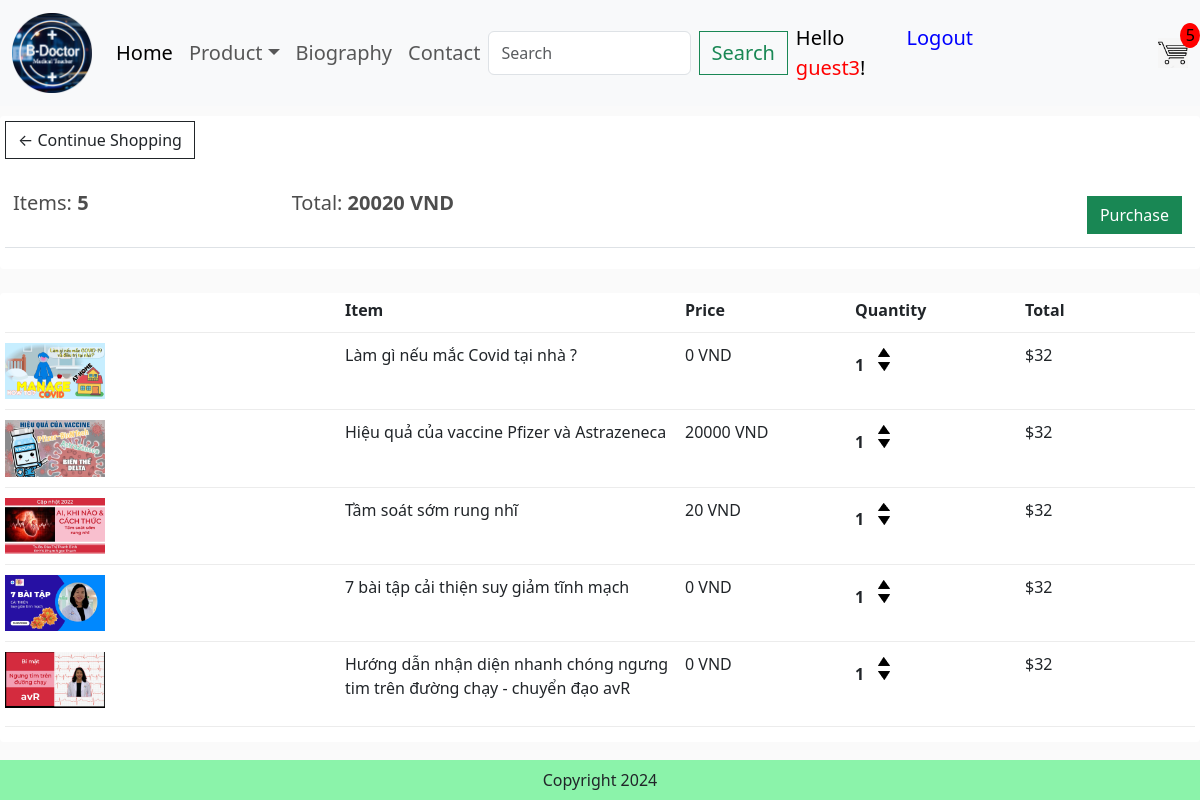
The page /cart/ (signed in) on the database its author committed.
### app/models.py (models this page shows, shortened)
class Order(models.Model):
    customer = models.ForeignKey(User,on_delete=models.SET_NULL,blank=True,null=True)
    date_order = models.DateTimeField(auto_now=True)
    complete = models.BooleanField(default=False, null=True, blank=False)
    transaction_id = models.CharField(max_length=200,null=True)
    @property
    def get_cart_items(self):
        orderitems = self.orderitem_set.all()
        total = sum([item.quantity for item in orderitems])
        return total
    @property
    def get_cart_total(self):
        orderitems = self.orderitem_set.all()
        total = sum([item.get_total for item in orderitems])
        return total

class OrderItem(models.Model):
    product = models.ForeignKey(Product,on_delete=models.SET_NULL,blank=True,null=True)
    order = models.ForeignKey(Order,on_delete=models.SET_NULL,blank=True,null=True)
    quantity = models.IntegerField(default=0,null=True,blank=True)
    date_added = models.DateTimeField(auto_now_add=True)
    @property
    def get_total(self):
        total=self.product.price * self.quantity
        return total

class Product(models.Model):
    category = models.ManyToManyField(Category,related_name='product')
    name = models.CharField(max_length=200,null=True)
    price = models.FloatField()
    digital = models.BooleanField(default=False, null=True, blank=False)
    video = models.FileField(upload_to='',blank=True, null=True)
    poster = models.ImageField(upload_to='videos_uploaded/thumbnails/', blank=True, null=True)  # Thêm trường ảnh thumbnail
    @property
    def PosterURL(self):
        try:
            url=self.poster.url
        except:
            url=''
        return url

### app/views.py (the view)
# urls.py: path('cart/', views.cart, name='cart'),
def cart(request):
    if request.user.is_authenticated:
        customer = request.user
        order, created = Order.objects.get_or_create(customer=customer,complete=False)
        items = order.orderitem_set.all()
        cartItems = order.get_cart_items
        user_not_login = "hidden"
        user_login= "show"
    else:
        items=[]
        order={'get_cart_items':0,'get_cart_total':0}
        cartItems = order['get_cart_items']
        user_login = "hidden"
        user_not_login= "show"
    categories = Category.objects.filter(is_sub = False)
    context={'items':items,'order':order,'cartItems':cartItems,"user_not_login":user_not_login,"user_login":user_login,'categories':categories}
    return render(request,'app/cart.html',context)

### app/templates/app/cart.html
{% extends 'app/base.html' %}
{% load static %}
{% block cart_content %}
<div class="row">
	<div class="col-lg-12">
		<div class="box-element">
			<a  class="btn btn-outline-dark" href="{% url 'home' %}">&#x2190; Continue Shopping</a>
			<br>
			<br>
			<table class="table">
				<tr>
					<th><h5>Items: <strong>{{order.get_cart_items}}</strong></h5></th>
					<th><h5>Total:<strong> {{order.get_cart_total|floatformat:0}} VND</strong></h5></th>
					<th>
						<a  style="float:right; margin:5px;" class="btn btn-success" href="{% url 'checkout' %}">Purchase</a>
					</th>
				</tr>
			</table>
		</div>
		<br>
		<div class="box-element">
			<div class="cart-row">
				<div style="flex:2"></div>
				<div style="flex:2"><strong>Item</strong></div>
				<div style="flex:1"><strong>Price</strong></div>
				<div style="flex:1"><strong>Quantity</strong></div>
				<div style="flex:1"><strong>Total</strong></div>
			</div>
			{% for item in items %}
			<div class="cart-row">
				<div style="flex:2"><img class="row-image" src="{{item.product.PosterURL}}"></div>
				<div style="flex:2"><p>{{item.product.name}}</p></div>
				<div style="flex:1"><p>{{item.product.price|floatformat:0}} VND</p></div>
				<div style="flex:1">
					<p class="quantity">{{item.quantity}}</p>
					<div class="quantity">
						<img data-product = {{item.product.id}} data-action = 'add' class="chg-quantity update-cart" src="{% static  'app/images/arrow-up.png' %}">
						<img data-product = {{item.product.id}} data-action = 'remove' class="chg-quantity update-cart" src="{% static  'app/images/arrow-down.png' %}">
					</div>
				</div>
				<div style="flex:1"><p>$32</p></div>
			</div>
			{% endfor %}
		</div>
	</div>
</div>
{% endblock cart_content %}

### app/templates/app/base.html (shortened to what this page needs)
{% load static %}
<!DOCTYPE html>
<html>
    <head>
        <link href="https://cdn.jsdelivr.net/npm/bootstrap@5.3.3/dist/css/bootstrap.min.css" rel="stylesheet">
        <link href-"{% static 'app/css/style.css' %}" ref='stylesheet' />
        <link href-"{% static 'app/css/owl.carousel.min.css' %}" ref='stylesheet' />
        <link href-"{% static 'app/css/all.min.css' %}" ref='stylesheet' />
        <link rel="stylesheet" type="text/css" href="{%static 'app/css/main.css' %}">
        <link rel="stylesheet" href="">
    </head>
    <body>
        <nav class="navbar navbar-expand-lg bg-body-tertiary">
            <div class="container-fluid">
              <a class="navbar-brand" href="#">
                <img src=" {% static 'app/images/LOGO.png' %}" with="80" height ='80' />
              </a>
              <div class="collapse navbar-collapse" id="navbarSupportedContent">
                <ul class="navbar-nav me-auto mb-2 mb-lg-0">
                  <li class="nav-item">
                    <a class="nav-link active" aria-current="page" href="{%url 'home'%}" style="font-size: 20px;">Home</a>
                  </li>
                  <li class="nav-item dropdown">
                    <a class="nav-link dropdown-toggle" href="#" role="button" data-bs-toggle="dropdown" aria-expanded="false" style="font-size: 20px;">Product</a>
                  </li>
                  <li class="nav-item">
                    <a class="nav-link" href="{%url 'biography'%}" style="font-size: 20px;">Biography</a>
                  </li>
                  <li class="nav-item">
                    <a class="nav-link" href="{%url 'contact' %}"style="font-size: 20px;">Contact</a>
                  </li>
                </ul>
                <form class="d-flex" role="search" method = POST action = "{% url 'search' %}">
                  <input class="form-control me-2" type="search" placeholder="Search" aria-label="Search" name = "searched">
                  <button class="btn btn-outline-success" type="submit" style="font-size: 20px;">Search</button>
                </form>
              </div>
              <ul class="navbar-nav me-auto mb-2 mb-lg-0">
                  <li class="nav-item" style= "visibility: {{user_login}}">
                    <a class="nav-link" href="{%url 'login'%}" style="font-size: 20px; color:black">
                      <span> Hello <span style="color: red;">{{ request.user }}<span style="color: black;">!</span></span></span>
                    </a>
                  </li>
                  <li class="nav-item" style= "visibility: {{user_login}}">
                    <a class="nav-link" href="{%url 'logout' %}" style="font-size: 20px; color:blue">Logout</a>
                  </li>
              </ul>
              <div class="cart-container" style="position: relative; display: inline-block;">
                <a href="{% url 'cart' %}">
                    <img id="cart-icon" src="{% static 'app/images/cartlogo.jfif' %}" style="width: 30px; height: 30px;">
                </a>
                <p style="position: absolute; top: -15px; left: 105%; transform: translateX(-50%); font-size: 16px; margin: 0; color: black;" id='cart-total'>{{cartItems}}</p>
              </div>
            </div>
          </nav>
          {% block cart_content %}{% endblock cart_content %}
          <footer class="container--fluid text-center fixed-bottom p-2 mt-5" style="background-color:rgb(139, 243, 170);">
            Copyright 2024
          </footer>
    </body>
</html>

### app/static/app/css/main.css (style rules this page uses)
body { background-color: hsl(0, 0%, 98%); }
h1,h2,h3,h4,h5,h6 { color:hsl(0, 0%, 30%); }
.box-element { box-shadow:hsl(0, 0%, 80%) 0 0 16x; background-color: #fff; border-radius: 4px; padding: 5px; }
#cart-icon { width:25px; display: inline-block; margin-left: 15px; }
#cart-total { display: block; text-align: center; color:#fff; background-color: red; width: 20px; height: 25px; border-radius: 50%; font-size: 14px; }
.col-lg-3, .col-lg-4, .col-lg-6, .col-lg-8, .col-lg-12 { margin-top: 10px; }
.btn { border-radius: 0; }
.row-image { width: 100px; }
.cart-row { display: flex; align-items: flex-stretch; padding-bottom: 10px; margin-bottom: 10px; border-bottom: 1px solid #ececec; }
.quantity { display: inline-block; font-weight: 700; padding-right:10px; }
.chg-quantity { width: 12px; cursor: pointer; display: block; margin-top: 5px; transition:.1s; }

### rows shown on the page
Order: get_cart_items "5", get_cart_total "20020"
OrderItem: product.PosterURL (picture), product.name "Làm gì nếu mắc Covid tại nhà ?", product.price "0", quantity "1"
OrderItem: product.PosterURL (picture), product.name "Hiệu quả của vaccine Pfizer và Astrazeneca", product.price "20000", quantity "1"
OrderItem: product.PosterURL (picture), product.name "Tầm soát sớm rung nhĩ", product.price "20", quantity "1"
OrderItem: product.PosterURL (picture), product.name "7 bài tập cải thiện suy giảm tĩnh mạch", product.price "0", quantity "1"
OrderItem: product.PosterURL (picture), product.name "Hướng dẫn nhận diện nhanh chóng ngưng tim trên đường chạy - chuyển đạo avR", product.price "0", quantity "1"

### other values the page prints
{{ request.user }} "guest3"
{{ cartItems }} "5"
